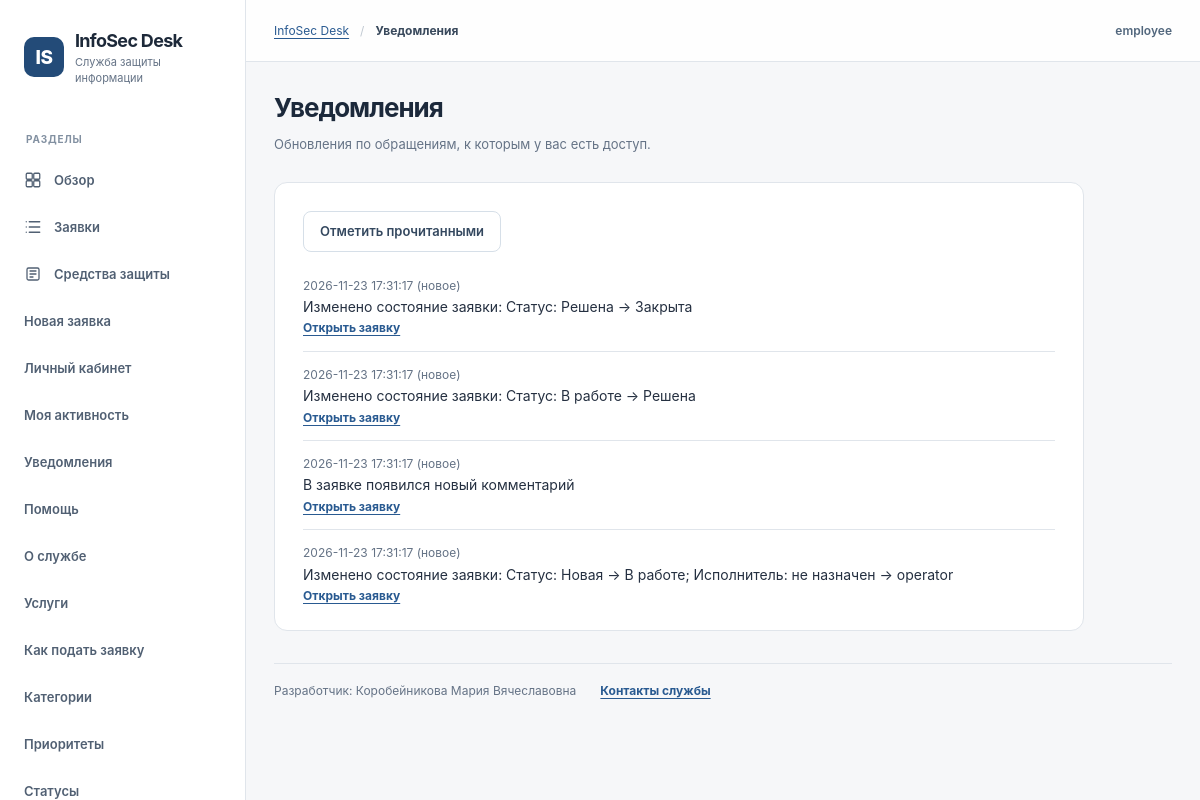
The app's page /notifications (signed in) with its own data.
### tables this page shows
CREATE TABLE users (
    id INTEGER PRIMARY KEY,
    username TEXT NOT NULL UNIQUE COLLATE NOCASE,
    full_name TEXT NOT NULL,
    password_hash TEXT NOT NULL,
    role TEXT NOT NULL CHECK (role IN ('requester', 'operator', 'admin')),
    active INTEGER NOT NULL DEFAULT 1 CHECK (active IN (0, 1)),
    created_at TEXT NOT NULL DEFAULT (datetime('now'))
);

CREATE TABLE notifications (
 id INTEGER PRIMARY KEY, user_id INTEGER NOT NULL REFERENCES users(id) ON DELETE CASCADE,
 ticket_id INTEGER REFERENCES tickets(id) ON DELETE SET NULL,
 text TEXT NOT NULL, is_read INTEGER NOT NULL DEFAULT 0,
 created_at TEXT NOT NULL DEFAULT (datetime('now'))
);

### src/infosec_desk/web.py (the view)
    @app.get("/notifications")
    def notifications():
        user = require_user()
        return show(
            "notifications.html",
            "Уведомления",
            items=service.user_notifications(db_path, user["id"]),
        )

### src/infosec_desk/db.py (called while the page is built)
def connect(path: str | Path) -> sqlite3.Connection:
    db = sqlite3.connect(str(path), timeout=10)
    db.row_factory = sqlite3.Row
    db.execute("PRAGMA foreign_keys = ON")
    db.execute("PRAGMA busy_timeout = 5000")
    return db

### src/infosec_desk/security.py (called while the page is built)
def new_csrf_token() -> str:
    return secrets.token_urlsafe(32)

### src/infosec_desk/service.py (called while the page is built)
def find_user(db_path, user_id):
    with connect(db_path) as db:
        row = db.execute(
            "SELECT id,username,full_name,role,active FROM users WHERE id=?", (user_id,)
        ).fetchone()
    return dict(row) if row and row["active"] else None

def user_notifications(db_path, user_id):
    with connect(db_path) as db:
        return [
            dict(x)
            for x in db.execute(
                "SELECT * FROM notifications WHERE user_id=? ORDER BY id DESC LIMIT 100", (user_id,)
            )
        ]

def get_settings(db_path):
    with connect(db_path) as db:
        settings = {
            r["setting_key"]: r["setting_value"]
            for r in db.execute("SELECT * FROM application_settings")
        }
    return {
        "help_email": settings.get("help_email", "Уточняется у администратора"),
        "office_hours": settings.get("office_hours", "Пн-Пт, 09:00-18:00"),
        "site_title": settings.get("site_title", "InfoSec Desk"),
    }

### src/infosec_desk/templates/notifications.html (shortened to what this page needs)
{% extends 'base.html' %}
{% block content %}
<div class="page-head"><div><h1>Уведомления</h1>
  <p class="page-description">Обновления по обращениям, к которым у вас есть доступ.</p>
</div></div>
<section class="panel narrow" aria-label="Список уведомлений">
  <div class="panel-body">
    <form action="/notifications/read" method="post" class="form-actions">
      <button class="secondary" type="submit">Отметить прочитанными</button>
    </form>
    <ul class="content-list">
      {% for item in items %}
      <li>
        <span class="muted small">{{ item.created_at }}{% if not item.is_read %} (новое){% endif %}</span>
        <span>{{ item.text }}</span>
        {% if item.ticket_id %}<a class="text-link" href="/tickets/{{ item.ticket_id }}">Открыть заявку</a>{% endif %}
      </li>
      {% else %}<li>Пока нет уведомлений.</li>{% endfor %}
    </ul>
  </div>
</section>
{% endblock %}

### src/infosec_desk/templates/base.html (shortened to what this page needs)
<!DOCTYPE html>
<html lang="ru">
<head>
  <link rel="stylesheet" href="/static/style.css?v=4">
</head>
<body>
<div class="layout">
  <aside class="sidebar" aria-label="Навигация">
    <a class="brand" href="/public/overview" aria-label="InfoSec Desk, на главную">
      <span class="brand-mark" aria-hidden="true">IS</span>
      <span><strong>InfoSec Desk</strong><small>Служба защиты информации</small></span>
    </a>
    <div class="sidebar-label">Разделы</div>
    <nav class="menu" aria-label="Главное меню">
      {% if user %}
      <a href="/" class="{{ 'active' if request.path == '/' else '' }}" {% if request.path == '/' %}aria-current="page"{% endif %}>
        Обзор
      </a>
      <a href="/tickets" class="{{ 'active' if request.path.startswith('/tickets') else '' }}" {% if request.path.startswith('/tickets') %}aria-current="page"{% endif %}>
        <svg class="menu-icon" aria-hidden="true" viewBox="0 0 24 24" fill="none" stroke="currentColor" stroke-width="1.7" stroke-linecap="round" stroke-linejoin="round"><path d="M7 5h14M7 12h14M7 19h14"/><path d="M3 5h.01M3 12h.01M3 19h.01"/></svg>
        Заявки
      </a>
      <a href="/assets" class="{{ 'active' if request.path == '/assets' else '' }}" {% if request.path == '/assets' %}aria-current="page"{% endif %}>
        <svg class="menu-icon" aria-hidden="true" viewBox="0 0 24 24" fill="none" stroke="currentColor" stroke-width="1.7" stroke-linecap="round" stroke-linejoin="round"><rect x="4" y="4" width="16" height="16" rx="2"/><path d="M8 8h8M8 12h8M8 16h4"/></svg>
        Средства защиты
      </a>
      <a href="/tickets/new">Новая заявка</a>
      <a href="/profile">Личный кабинет</a>
      <a href="/my-activity">Моя активность</a>
      <a href="/notifications">Уведомления</a>
      <a href="/my-help">Помощь</a>
      {% endif %}
      <a href="/public/overview">О службе</a>
      <a href="/public/services">Услуги</a>
      <a href="/public/submit">Как подать заявку</a>
      <a href="/public/categories">Категории</a>
      <a href="/public/priorities">Приоритеты</a>
      <a href="/public/status">Статусы</a>
    </nav>
  </aside>
  <main class="content" id="main-content">
    <header class="topbar">
      <nav class="topbar-path" aria-label="Хлебные крошки">
        <a href="/public/overview">InfoSec Desk</a><span class="topbar-divider">/</span>
        <strong aria-current="page">{{ title }}</strong>
      </nav>
      <div class="topbar-account">
        <span class="topbar-user">{{ user.username if user else 'Гость' }}</span>
      </div>
    </header>
    <div class="page">
      {% block content %}{% endblock %}
      <footer class="site-footer">
        <span>Разработчик: Коробейникова Мария Вячеславовна</span>
        <a href="/public/contacts">Контакты службы</a>
      </footer>
    </div>
  </main>
</div>
</body>
</html>

### records on screen
users: username "employee"
notifications: created_at "2026-11-23 17:31:17", is_read "(новое)", text "Изменено состояние заявки: Статус: Решена -> Закрыта"
notifications: created_at "2026-11-23 17:31:17", is_read "(новое)", text "Изменено состояние заявки: Статус: В работе -> Решена"
notifications: created_at "2026-11-23 17:31:17", is_read "(новое)", text "В заявке появился новый комментарий"
notifications: created_at "2026-11-23 17:31:17", is_read "(новое)", text "Изменено состояние заявки: Статус: Новая -> В работе; Исполнитель: не назначен -> operator"

### other values on screen
{{ title }} "Уведомления"
